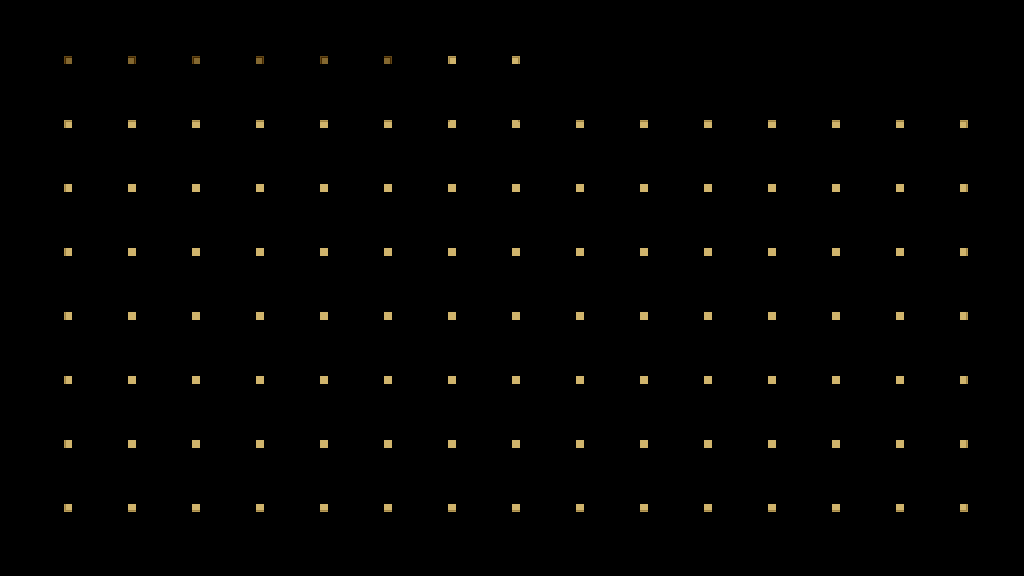

A 2D game scene composited from a Tiled map and its tileset images. What follows is a short description and the map's XML, with every tile layer's data as written:
An orthogonal 16x9 tile map with 64x64 px tiles, 4 tile layers (0, 1, 2, 3).

<map version="1.0" tiledversion="1.1.5" orientation="orthogonal" renderorder="right-down" width="16" height="9" tilewidth="64" tileheight="64" infinite="0" nextobjectid="1">
 <tileset firstgid="1" source="tileset.tsx" />
 <layer name="0" width="16" height="9">
  <data encoding="csv">
0,1789,1790,2025,2027,2025,2027,2025,2027,0,0,0,0,0,0,0,
0,1961,1902,2019,2019,2019,2019,2019,2019,2019,2019,2019,2019,2019,2019,2020,
0,1961,1962,1962,1962,1962,1962,1962,1962,1962,1962,1962,1962,1962,1962,1963,
0,1961,1962,1962,1962,1962,1962,1962,1962,1962,1962,1962,1962,1962,1962,1963,
0,1961,1962,1962,1962,1962,1962,1962,1962,1962,1962,1962,1962,1962,1962,1963,
0,1961,1962,1962,1962,1962,1962,1962,1962,1962,1962,1962,1962,1962,1962,1963,
0,1961,1962,1962,1962,1962,1962,1962,1962,1962,1962,1962,1962,1962,1962,1963,
0,1958,1957,1957,1957,1957,1957,1957,1957,1957,1957,1957,1957,1957,1957,1960,
0,0,0,0,0,0,0,0,0,0,0,0,0,0,0,0
</data>
 </layer>
 <layer name="1" width="16" height="9">
  <data encoding="csv">
0,2025,2027,1789,1790,2025,2027,2025,2027,0,0,0,0,0,0,0,
0,2018,2019,1901,1902,2019,2019,2019,2019,2019,2019,2019,2019,2019,2019,2020,
0,1961,1962,1962,1962,1962,1962,1962,1962,1962,1962,1962,1962,1962,1962,1963,
0,1961,1962,1962,1962,1962,1962,1962,1962,1962,1962,1962,1962,1962,1962,1963,
0,1961,1962,1962,1962,1962,1962,1962,1962,1962,1962,1962,1962,1962,1962,1963,
0,1961,1962,1962,1962,1962,1962,1962,1962,1962,1962,1962,1962,1962,1962,1963,
0,1961,1962,1962,1962,1962,1962,1962,1962,1962,1962,1962,1962,1962,1962,1963,
0,1958,1957,1957,1957,1957,1957,1957,1957,1957,1957,1957,1957,1957,1957,1960,
0,0,0,0,0,0,0,0,0,0,0,0,0,0,0,0
</data>
 </layer>
 <layer name="2" width="16" height="9">
  <data encoding="csv">
0,2025,2027,2025,2027,1789,1790,2025,2027,0,0,0,0,0,0,0,
0,2018,2019,2019,2019,1901,1902,2019,2019,2019,2019,2019,2019,2019,2019,2020,
0,1961,1962,1962,1962,1962,1962,1962,1962,1962,1962,1962,1962,1962,1962,1963,
0,1961,1962,1962,1962,1962,1962,1962,1962,1962,1962,1962,1962,1962,1962,1963,
0,1961,1962,1962,1962,1962,1962,1962,1962,1962,1962,1962,1962,1962,1962,1963,
0,1961,1962,1962,1962,1962,1962,1962,1962,1962,1962,1962,1962,1962,1962,1963,
0,1961,1962,1962,1962,1962,1962,1962,1962,1962,1962,1962,1962,1962,1962,1963,
0,1958,1957,1957,1957,1957,1957,1957,1957,1957,1957,1957,1957,1957,1957,1960,
0,0,0,0,0,0,0,0,0,0,0,0,0,0,0,0
</data>
 </layer>
 <layer name="3" width="16" height="9">
  <data encoding="csv">
0,2025,2027,2025,2027,2025,2027,1789,1790,0,0,0,0,0,0,0,
0,2018,2019,2019,2019,2019,2019,1901,1902,2019,2019,2019,2019,2019,2019,2020,
0,1961,1962,1962,1962,1962,1962,1962,1962,1962,1962,1962,1962,1962,1962,1963,
0,1961,1962,1962,1962,1962,1962,1962,1962,1962,1962,1962,1962,1962,1962,1963,
0,1961,1962,1962,1962,1962,1962,1962,1962,1962,1962,1962,1962,1962,1962,1963,
0,1961,1962,1962,1962,1962,1962,1962,1962,1962,1962,1962,1962,1962,1962,1963,
0,1961,1962,1962,1962,1962,1962,1962,1962,1962,1962,1962,1962,1962,1962,1963,
0,1958,1957,1957,1957,1957,1957,1957,1957,1957,1957,1957,1957,1957,1957,1960,
0,0,0,0,0,0,0,0,0,0,0,0,0,0,0,0
</data>
 </layer>
</map>